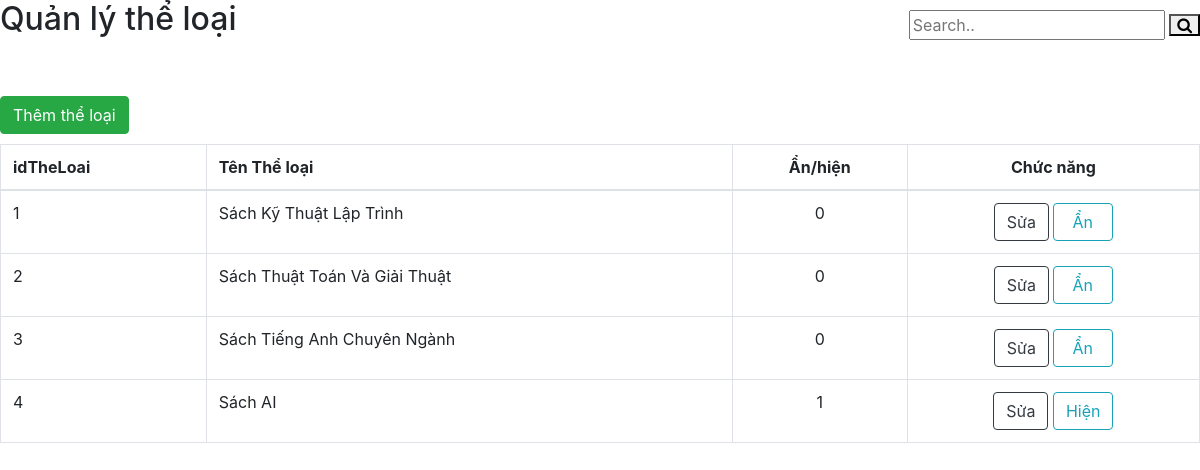
Page /WEB2/admin/TheLoai.php on the committed database.
### tables this page shows
CREATE TABLE `tbltheloai` (
  `idTheLoai` varchar(30) NOT NULL,
  `tenTheLoai` varchar(30) NOT NULL,
  `HienThi` int(11) NOT NULL
);

### WEB2/admin/TheLoai.php (the view, shortened to what this page needs)
<?php
    include 'scripts.php';
?>
<link rel="stylesheet" href="https://cdnjs.cloudflare.com/ajax/libs/font-awesome/4.7.0/css/font-awesome.min.css">
		<div class="title"><h2>Quản lý thể loại</h2></div>
		<div class="search-container">
    		<form action="code.php" method="post">
      			<input type="text" placeholder="Search.." name="search">
      			<button type="submit" name="btnSearch_TL"><i class="fa fa-search"></i></button>
    		</form>
  		</div>
<button type="button" class="btn btn-success"   style="margin-bottom:10px;" data-toggle="modal" data-target=" <?php echo '#AddModal' ?>">Thêm thể loại</button>
<div class="table-responsive">
<?php
    $connection = mysqli_connect("localhost", "root", "", "webdb");
    $query = "SELECT * FROM tbltheloai";
    $query_run = mysqli_query($connection, $query);
?>
<table class="table table-bordered" id="datatable" width="100%" cellspacing="0">
	<thead>
		<tr>
			<th>idTheLoai</th>
			<th>Tên Thể loại</th>
			<th style="text-align:center;">Ẩn/hiện</th>
			<th style="text-align:center;">Chức năng</th>
		</tr>
	</thead>
	<tbody>
	<?php
        if (mysqli_num_rows($query_run)>0) {
            while ($row = mysqli_fetch_assoc($query_run)) {
                ?>
<form action="code.php"  method="POST">
		<tr>
			<td><?php echo $row['idTheLoai']; ?></td>
			<td><?php echo $row['tenTheLoai']; ?></td>
			<td style="text-align:center;"><?php echo $row['HienThi']; ?></td>
			<td style="text-align:center;">
				<form action=""  method="POST">
					<button type="button" class="btn btn-outline-dark" name="btn_Edit" data-toggle="modal" data-target=" <?php echo '#EditModal'.$row['idTheLoai'].'' ?>">Sửa</button>
                <?php
                    if ( $row['HienThi'] == 0)
                    echo '<form action="code.php"  method="POST">
					    <button type="submit" class="btn btn-outline-info" name="btn_LockTL" style="margin-left: 0px; padding-right: 19px; padding-left: 18px;">Ẩn</button>
				    ';
                    else
                    echo '<form action="code.php"  method="POST">
					    <button type="submit" class="btn btn-outline-info" name="btn_unLockTL">Hiện</button>
			        ';
                ?>
            </td>
		</tr>
</form>
		<?php
            }
        } else {
            echo "Không tìm thấy thể loại";
        }
        ?>
	</tbody>
</table>
</div>

### WEB2/admin/TheLoai.php (style rules this page uses)
* { box-sizing: border-box; }
.title { float:left; }
.search-container { float:right; margin-top:10px; }

### rows in the picture
tbltheloai: idTheLoai "1", tenTheLoai "Sách Kỹ Thuật Lập Trình", HienThi "0", shows "Ẩn"
tbltheloai: idTheLoai "2", tenTheLoai "Sách Thuật Toán Và Giải Thuật", HienThi "0", shows "Ẩn"
tbltheloai: idTheLoai "3", tenTheLoai "Sách Tiếng Anh Chuyên Ngành", HienThi "0", shows "Ẩn"
tbltheloai: idTheLoai "4", tenTheLoai "Sách AI", HienThi "1", shows "Hiện"
